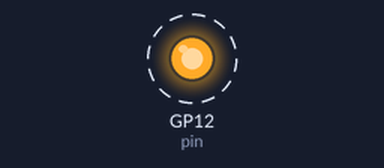
A program run on a simulated Raspberry Pi Pico running CircuitPython. Parts: output pins drawn as LEDs (lit = HIGH). Dashed ring = blinking. What the program prints to the serial console is not drawn.

Above: at 0.5 s.
Timing chart, 0 to 4.6 s (numbered marks = the images above):
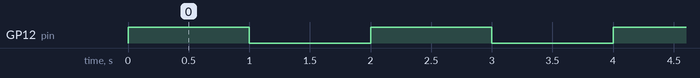

Measured:
- by itself, GP12 (pin): alternates HIGH for 1.0 s and LOW for 1.0 s

The program:

01_digital_output.py
```python
## --------  LED (Digital Output)  ------- ##
#      tested with tinkertanks frisbee      #

import time, board, digitalio

pin = digitalio.DigitalInOut(board.GP12)    	# LED an Pin 12
pin.direction = digitalio.Direction.OUTPUT 		# Pin auf Output setzen

while True:
    pin.value = True
    print("on")
    time.sleep(1)

    pin.value = False
    print("off")
    time.sleep(1)
```
